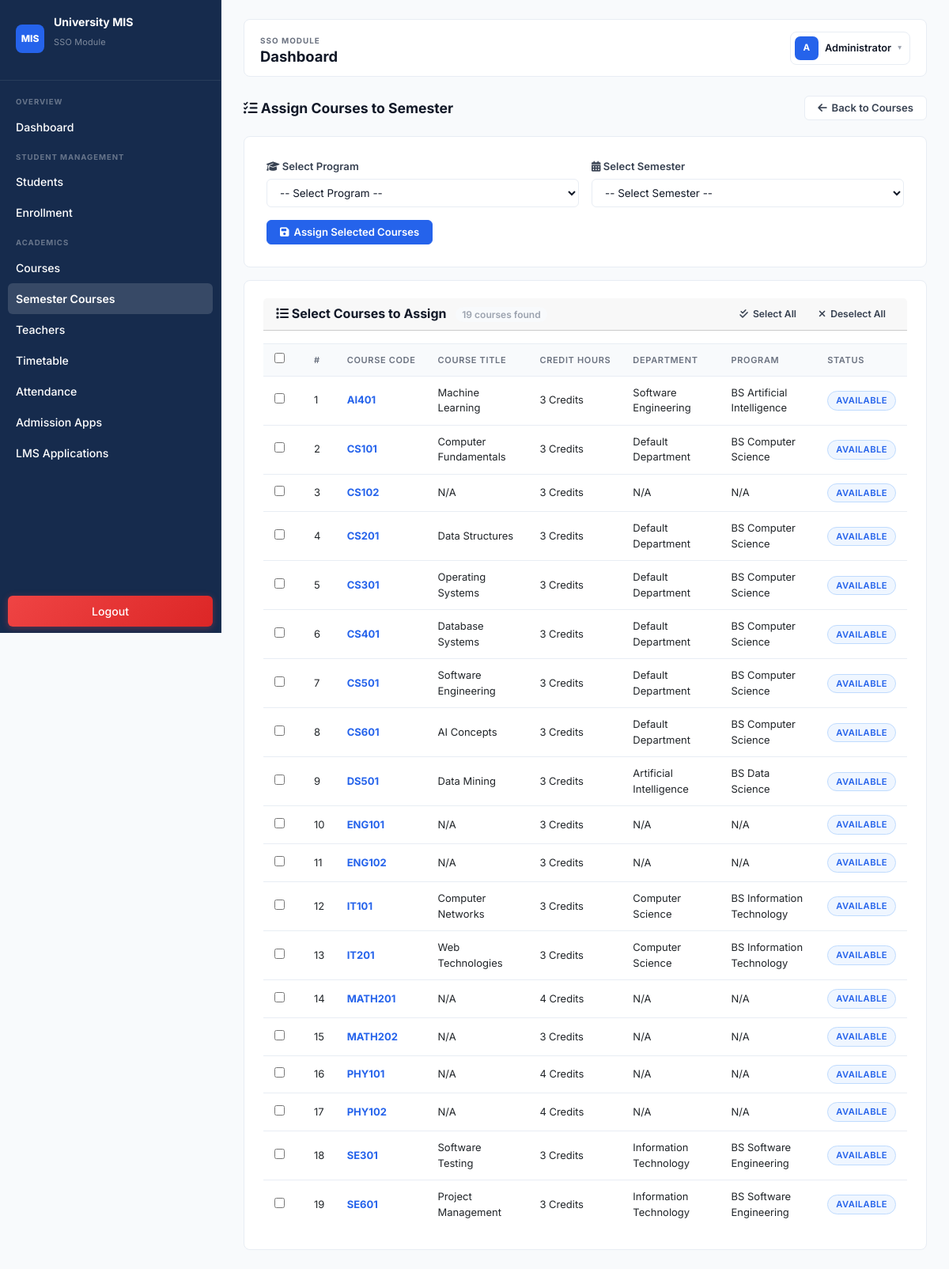
Screenshot of /semester_courses/assign.php (signed in) with the database file from the repository.
### tables this page shows
CREATE TABLE `courses` (
  `course_id` int(11) NOT NULL,
  `course_code` varchar(20) NOT NULL,
  `course_name` varchar(100) DEFAULT NULL,
  `course_title` varchar(150) NOT NULL,
  `program_id` int(11) DEFAULT NULL,
  `credit_hours` tinyint(4) NOT NULL DEFAULT 3,
  `description` text DEFAULT NULL,
  `department_id` int(11) DEFAULT NULL,
  `semester_id` int(11) NOT NULL,
  `status` enum('Active','Inactive') NOT NULL DEFAULT 'Active',
  `created_at` timestamp NOT NULL DEFAULT current_timestamp(),
  `semester_name` varchar(40) DEFAULT NULL,
  `teacher_id` int(11) DEFAULT NULL
);

CREATE TABLE `departments` (
  `department_id` int(11) NOT NULL,
  `department_name` varchar(100) NOT NULL,
  `department_code` varchar(20) NOT NULL,
  `duration_years` tinyint(4) NOT NULL DEFAULT 4,
  `total_semesters` tinyint(4) NOT NULL DEFAULT 8,
  `status` enum('Active','Inactive') NOT NULL DEFAULT 'Active',
  `created_at` timestamp NOT NULL DEFAULT current_timestamp(),
  `updated_at` timestamp NOT NULL DEFAULT current_timestamp() ON UPDATE current_timestamp()
);

CREATE TABLE `programs` (
  `program_id` int(11) NOT NULL,
  `program_name` varchar(100) NOT NULL,
  `program_code` varchar(20) NOT NULL,
  `department_id` int(11) DEFAULT NULL,
  `duration_years` tinyint(4) NOT NULL DEFAULT 4,
  `total_semesters` tinyint(4) NOT NULL DEFAULT 8,
  `status` enum('Active','Inactive') NOT NULL DEFAULT 'Active',
  `created_at` timestamp NOT NULL DEFAULT current_timestamp()
);

### semester_courses/assign.php (the view, shortened to what this page needs)
<?php
$conn = getConnection();
$course_id = isset($_GET['course_id']) ? intval($_GET['course_id']) : 0;
$program_id = isset($_GET['program_id']) ? intval($_GET['program_id']) : 0;
$programCourses = [];
if($program_id == 0) {
    $sql = "SELECT c.*, d.department_name, p.program_name FROM courses c LEFT JOIN departments d ON c.department_id = d.department_id LEFT JOIN programs p ON c.program_id = p.program_id ORDER BY c.course_code";
    $allCourses_result = $conn->query($sql);
    if ($allCourses_result) { $programCourses = $allCourses_result->fetch_all(MYSQLI_ASSOC); }
}
$preselected_course = $course_id > 0 ? [$course_id] : [];
require_once __DIR__ . '/../includes/header.php';
?>
<div class="page-header">
    <h4><i class="fas fa-tasks"></i> Assign Courses to Semester</h4>
    <div class="page-header-actions">
        <a href="index.php" class="btn btn-outline"><i class="fas fa-arrow-left"></i> Back to Courses</a>
    </div>
</div>
<form method="POST" action="" id="assignForm">
    <div class="form-container" style="margin-bottom:16px;">
        <div class="form-row">
            <div class="form-group">
                <label><i class="fas fa-graduation-cap"></i> Select Program</label>
                <select name="program_id" id="program_id" required>
                    <option value="0">-- Select Program --</option>
                </select>
            </div>
            <div class="form-group">
                <label><i class="fas fa-calendar-alt"></i> Select Semester</label>
                <select name="semester_id" id="semester_id" required>
                    <option value="0">-- Select Semester --</option>
                </select>
            </div>
        </div>
        <div class="form-actions" style="border-top:none;padding-top:0;margin-top:0;">
            <button type="submit" class="btn btn-primary" id="assignBtn"><i class="fas fa-save"></i> Assign Selected Courses</button>
        </div>
    </div>
    <?php if(!empty($programCourses)): ?>
        <div class="card">
            <div class="card-header" style="display:flex;justify-content:space-between;align-items:center;">
                <h5><i class="fas fa-list"></i> Select Courses to Assign <span style="font-size:12px;font-weight:600;color:var(--muted);background:var(--bg);padding:2px 8px;border-radius:999px;margin-left:8px;"><?= count($programCourses) ?> courses found</span></h5>
                <div style="display:flex;gap:6px;">
                    <button type="button" class="btn btn-ghost btn-sm" id="selectAll"><i class="fas fa-check-double"></i> Select All</button>
                    <button type="button" class="btn btn-ghost btn-sm" id="deselectAll"><i class="fas fa-times"></i> Deselect All</button>
                </div>
            </div>
            <div style="padding:0;">
                <div class="table-responsive">
                    <table>
                        <thead>
                            <tr>
                                <th width="50"><input type="checkbox" id="checkAll" style="width:auto;"></th>
                                <th>#</th>
                                <th>Course Code</th>
                                <th>Course Title</th>
                                <th>Credit Hours</th>
                                <th>Department</th>
                                <th>Program</th>
                                <th>Status</th>
                            </tr>
                        </thead>
                        <tbody>
                            <?php $i = 1; foreach($programCourses as $course): $assigned = false;
                            ?>
                            <tr>
                                <td><input type="checkbox" name="courses[]" value="<?= $course['course_id'] ?>" class="course-checkbox" style="width:auto;" <?= $assigned ? 'disabled' : '' ?> <?= (in_array($course['course_id'], $preselected_course)) ? 'checked' : '' ?>></td>
                                <td><?= $i++ ?></td>
                                <td><strong style="color:var(--accent);"><?= htmlspecialchars($course['course_code'] ?? 'N/A') ?></strong></td>
                                <td><?= htmlspecialchars($course['course_name'] ?? 'N/A') ?></td>
                                <td><?= $course['credit_hours'] ?? 0 ?> Credits</td>
                                <td><?= htmlspecialchars($course['department_name'] ?? 'N/A') ?></td>
                                <td><?= htmlspecialchars($course['program_name'] ?? 'N/A') ?></td>
                                <td>
                                    <?php if($assigned): ?>
                                        <span class="status-badge Active">Already Assigned</span>
                                    <?php else: ?>
                                        <span class="status-badge Inactive" style="background:var(--accent-light);color:var(--accent);border-color:var(--info-border);">Available</span>
                                    <?php endif; ?>
                                </td>
                            </tr>
                            <?php endforeach; ?>
                        </tbody>
                    </table>
                </div>
            </div>
        </div>
    <?php endif; ?>
</form>
<?php include __DIR__ . '/../includes/footer.php'; ?>

### rows the page displays
courses: course_code "AI401", course_name "Machine Learning", credit_hours "3", department.department_name "Software Engineering", program.program_name "BS Artificial Intelligence"
courses: course_code "CS101", course_name "Computer Fundamentals", credit_hours "3", department.department_name "Default Department", program.program_name "BS Computer Science"
courses: course_code "CS102", course_name "N/A", credit_hours "3", department_name "N/A", program_name "N/A"
courses: course_code "CS201", course_name "Data Structures", credit_hours "3", department.department_name "Default Department", program.program_name "BS Computer Science"
courses: course_code "CS301", course_name "Operating Systems", credit_hours "3", department.department_name "Default Department", program.program_name "BS Computer Science"
courses: course_code "CS401", course_name "Database Systems", credit_hours "3", department.department_name "Default Department", program.program_name "BS Computer Science"
courses: course_code "CS501", course_name "Software Engineering", credit_hours "3", department.department_name "Default Department", program.program_name "BS Computer Science"
courses: course_code "CS601", course_name "AI Concepts", credit_hours "3", department.department_name "Default Department", program.program_name "BS Computer Science"
courses: course_code "DS501", course_name "Data Mining", credit_hours "3", department.department_name "Artificial Intelligence", program.program_name "BS Data Science"
courses: course_code "ENG101", course_name "N/A", credit_hours "3", department_name "N/A", program_name "N/A"
courses: course_code "ENG102", course_name "N/A", credit_hours "3", department_name "N/A", program_name "N/A"
courses: course_code "IT101", course_name "Computer Networks", credit_hours "3", department.department_name "Computer Science", program.program_name "BS Information Technology"
courses: course_code "IT201", course_name "Web Technologies", credit_hours "3", department.department_name "Computer Science", program.program_name "BS Information Technology"
courses: course_code "MATH201", course_name "N/A", credit_hours "4", department_name "N/A", program_name "N/A"
courses: course_code "MATH202", course_name "N/A", credit_hours "3", department_name "N/A", program_name "N/A"
courses: course_code "PHY101", course_name "N/A", credit_hours "4", department_name "N/A", program_name "N/A"
courses: course_code "PHY102", course_name "N/A", credit_hours "4", department_name "N/A", program_name "N/A"
courses: course_code "SE301", course_name "Software Testing", credit_hours "3", department.department_name "Information Technology", program.program_name "BS Software Engineering"
courses: course_code "SE601", course_name "Project Management", credit_hours "3", department.department_name "Information Technology", program.program_name "BS Software Engineering"

### other values shown
$pageTitle "Dashboard"
$userInitial "A"
$userName "Administrator"
count($programCourses) "19"
